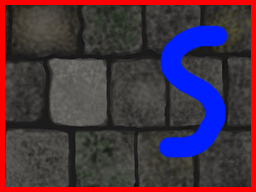
#> input picture wall.png, 256 x 192 px
$ python new.py
#> lines starting #> are read from the running program, lines starting #| are printed output that depends on the picture


from __future__ import division
from collections import namedtuple
from PIL import Image, ImageDraw
import numpy
import math
import os

Point3D = namedtuple('Point3D', 'x y z')
Point2D = namedtuple('Point2D', 'x y')

Trapeze = namedtuple('Trapeze', 'tl tr br bl')


eqs = {
    'f' : { 'tl': lambda row, column, u, v, z_offset: Point3D( (-u/2) + column * u,
                                                               (v/2),
                                                               (u/2) + row * u + z_offset
                                                             ),
            'tr': lambda row, column, u, v, z_offset: Point3D( (u/2) + column * u,
                                                               (v/2),
                                                               (u/2) + row * u + z_offset
                                                             ),
            'bl': lambda row, column, u, v, z_offset: Point3D( (-u/2) + column * u,
                                                               (-v/2),
                                                               (u/2) + row * u + z_offset
                                                             ),
            'br': lambda row, column, u, v, z_offset: Point3D( (u/2) + column * u,
                                                               (-v/2),
                                                               (u/2) + row * u + z_offset
                                                             )
          },
    'l' : { 'tl': lambda row, column, u, v, z_offset: Point3D( (-u/2) + column * u,
                                                               (v/2),
                                                               (-u/2) + row * u + z_offset
                                                             ),
            'tr': lambda row, column, u, v, z_offset: Point3D( (-u/2) + column * u,
                                                               (v/2),
                                                               (u/2) + row * u + z_offset
                                                             ),
            'bl': lambda row, column, u, v, z_offset: Point3D( (-u/2) + column * u,
                                                               (-v/2),
                                                               (-u/2) + row * u + z_offset
                                                             ),
            'br': lambda row, column, u, v, z_offset: Point3D( (-u/2) + column * u,
                                                               (-v/2),
                                                               (u/2) + row * u + z_offset
                                                             )
          },
    'r' : { 'tl': lambda row, column, u, v, z_offset: Point3D( (u/2) + column * u,
                                                               (v/2),
                                                               (u/2) + row * u + z_offset
                                                             ),
            'tr': lambda row, column, u, v, z_offset: Point3D( (u/2) + column * u,
                                                               (v/2),
                                                               (-u/2) + row * u + z_offset
                                                             ),
            'bl': lambda row, column, u, v, z_offset: Point3D( (u/2) + column * u,
                                                               (-v/2),
                                                               (u/2) + row * u + z_offset
                                                             ),
            'br': lambda row, column, u, v, z_offset: Point3D( (u/2) + column * u,
                                                               (-v/2),
                                                               (-u/2) + row * u + z_offset
                                                             )
          },
    }


def world_wall_coordinates(funcs, row, column, u, v, z_offset=0):
    pos = {}
    for name, func in funcs.items():
        pos[name] = func(row, column, u, v, z_offset)
    return Trapeze(pos['tl'], pos['tr'], pos['br'], pos['bl'])


def world_walls(face_dims, sides, depth, depth_offset=0):
#> called with face_dims = (50, 40), sides = 3, depth = 4, depth_offset = 50
    u, v = face_dims

    walls = {}
    for row in range(depth):
        for column in range(1-sides, sides):
            front_name = '{0}_{1}_f'.format(row, column)
            walls[front_name] = world_wall_coordinates(eqs['f'], row, column, u, v, depth_offset)

            if column <= 0:     #left wall
                name = '{0}_{1}_l'.format(row, column)
                walls[name] = world_wall_coordinates(eqs['l'], row, column, u, v, depth_offset)

            if column >= 0:     # right wall
                name = '{0}_{1}_r'.format(row, column)
                walls[name] = world_wall_coordinates(eqs['r'], row, column, u, v, depth_offset)

    return walls


def world_walls_in_screen(world_walls, screen_dims, horizontal_fov, vertical_fov):
    # calculations from http://www.extentofthejam.com/pseudo/

#> called with screen_dims = (300, 200), horizontal_fov = 90, vertical_fov = 60
    horizontal_fov = math.radians(horizontal_fov)
    vertical_fov = math.radians(vertical_fov)

    horizontal_scaling = screen_dims[0] / math.tan(horizontal_fov/2)
    vertical_scaling = screen_dims[1] / math.tan(vertical_fov/2)

    screen_walls = {}
    for name, wall in world_walls.items():
        new_polygon = []
        for point_3d in wall:
            point_2d = Point2D( (point_3d.x * horizontal_scaling) / point_3d.z,
                                (point_3d.y * vertical_scaling) / point_3d.z)
            new_polygon.append(point_2d)
        screen_walls[name] = Trapeze(*new_polygon)
    return screen_walls


def _find_coeffs(pa, pb):
    ''' Finds coefficients to be used by Image.transform '''
    matrix = []
    for p1, p2 in zip(pa, pb):
        matrix.append([p1[0], p1[1], 1, 0, 0, 0, -p2[0]*p1[0], -p2[0]*p1[1]])
        matrix.append([0, 0, 0, p1[0], p1[1], 1, -p2[1]*p1[0], -p2[1]*p1[1]])

    A = numpy.matrix(matrix, dtype=numpy.float)
    B = numpy.array(pb).reshape(8)

    res = numpy.dot(numpy.linalg.inv(A.T * A) * A.T, B)
    return numpy.array(res).reshape(8)


def generate_wall_images(wall_filename, result_folder, screen_walls, screen_dims):

#> called with wall_filename = 'wall.png', result_folder = 'coisas', screen_dims = (300, 200)
    half_screen_w = screen_dims[0]/2
    half_screen_h = screen_dims[1]/2

    source_image = Image.open(wall_filename)
#> source_image is the input picture: PIL image 256x192 RGBA; mean R, G, B, A 71.8, 51.2, 67.4, 255
    image_w, image_h = source_image.size
#> image_w = 256; image_h = 192
    half_image_w = image_w/2
#> half_image_w = 128
    half_image_h = image_h/2
#> half_image_h = 96

    source_image_coords = Trapeze(Point2D(0, 0),
                                  Point2D(image_w, 0),
                                  Point2D(image_w, image_h),
                                  Point2D(0, image_h)
                                 )
#> source_image_coords = ((0, 0), (256, 0), (256, 192), (0, 192))
    if not os.path.exists(result_folder):
        os.makedirs(result_folder)

    for name, wall in screen_walls.items():
        wall_img_coords = []
        for point in wall:
            wall_img_coords.append(Point2D(point.x + half_screen_w, half_image_h - point.y))
        wall_img_coords = Trapeze(*wall_img_coords)

        coeffs = _find_coeffs(wall_img_coords, source_image_coords)
        new_image = source_image.transform(screen_dims,
                                           Image.PERSPECTIVE,
                                           coeffs,
                                           Image.BICUBIC)

        new_image.save(os.path.join(result_folder, name) + '.png', 'PNG')
#> this loop made 44 passes
#> pass 3, in generate_wall_images, `new_image = source_image.transform(screen_dims, Image.PERSPECTIVE, coe..`:
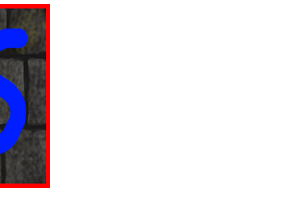
#> new_image: PIL image 300x200 RGBA; mean R, G, B, A 10.4, 6.4, 12.5, 39.1; transparent parts drawn white


def generate_tiles(source_wall_filename, result_name, wall_dims, sides,
                    depth, depth_offset, screen_dims, horizontal_fov=90, vertical_fov=60):
    """ Creates a folder with all the tiles.

    This functions creates a (kind of) 3D representation of the walls. With
    this representation it then projects them into the 'screen plane'. It
    uses the walls' screen coordinates to generate the tiles. The generated
    tiles are then outputted to a folder names 'result_name'.

    Args:
        source_wall_filename: file name of the image used for the walls
        result_name: name of the folder where all the tiles will be outputted
        wall_dims: dimensions of the wall - tuple(width, height)
        sides: how many cells will be considered and calculated to the left and
            to the right, i.e., the width of our '3D representation'
        depth: how many cells will be considered 'forward', i.e., the depth
            or our '3D representation'
        depth_offset: The camera is centerend inside the cell at (0,0,0). This
            value displaces all the cells 'forward', in world units
        screen_dims: dimensions of the screen - tuple(width, height)
        horizontal_fov: horizontal field of view angle, in degrees
        vertical_fov: vertical field of view angle, in degrees
    """

    w = world_walls(wall_dims, sides, depth, depth_offset)
    w = world_walls_in_screen(w, screen_dims, horizontal_fov, vertical_fov)
    generate_wall_images(source_wall_filename, result_name, w, screen_dims)


if __name__ == '__main__':

    generate_tiles('wall.png', 'coisas', (50, 40), 3, 4, 50,
                    (300, 200), horizontal_fov=90, vertical_fov=60)
